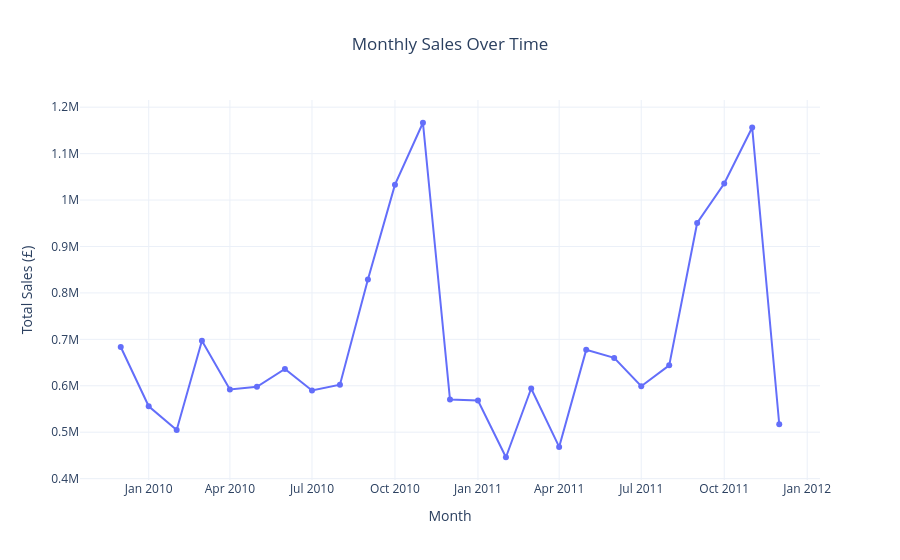

The code cell stored with this chart in its notebook:
### Markdown cell above
### What are the monthly sales trends?

### Code cell
# group by monthly sales
monthly_sales = retaildf_clean.groupby(retaildf_clean["InvoiceDate"].dt.to_period("M"))["TotalPrice"].sum().reset_index()
monthly_sales["InvoiceDate"] = monthly_sales["InvoiceDate"].dt.to_timestamp()
monthly_sales.columns = ["Date", "Revenue"]

# time series chart
fig = px.line(
    monthly_sales,
    x="Date",
    y="Revenue",
    title="Monthly Sales Over Time",
    markers=True,
    labels={"Date": "Month", "Revenue": "Total Sales (£)"},
)

fig.update_layout(
    template="plotly_white",
    title_x=0.5
)
fig.show()

### Figure 1 — Plotly figure (JSON) as saved in the notebook; plotly's stock layout.template omitted (floating-point values rounded to 4 significant figures)
{"data": [{"hovertemplate": "Month=%{x}<br>Total Sales (£)=%{y}<extra></extra>", "legendgroup": "", "line": {"color": "#636efa", "dash": "solid"}, "marker": {"symbol": "circle"}, "mode": "lines+markers", "name": "", "orientation": "v", "showlegend": false, "type": "scatter", "x": ["2009-12-01T00:00:00.000000000", "2010-01-01T00:00:00.000000000", "2010-02-01T00:00:00.000000000", "2010-03-01T00:00:00.000000000", "2010-04-01T00:00:00.000000000", "2010-05-01T00:00:00.000000000", "2010-06-01T00:00:00.000000000", "2010-07-01T00:00:00.000000000", "2010-08-01T00:00:00.000000000", "2010-09-01T00:00:00.000000000", "2010-10-01T00:00:00.000000000", "2010-11-01T00:00:00.000000000", "2010-12-01T00:00:00.000000000", "2011-01-01T00:00:00.000000000", "2011-02-01T00:00:00.000000000", "2011-03-01T00:00:00.000000000", "2011-04-01T00:00:00.000000000", "2011-05-01T00:00:00.000000000", "2011-06-01T00:00:00.000000000", "2011-07-01T00:00:00.000000000", "2011-08-01T00:00:00.000000000", "2011-09-01T00:00:00.000000000", "2011-10-01T00:00:00.000000000", "2011-11-01T00:00:00.000000000", "2011-12-01T00:00:00.000000000"], "xaxis": "x", "y": [683500.0, 555800.0, 504600.0, 697000.0, 592000.0, 597800.0, 636400.0, 589700.0, 602200.0, 829000.0, 1033000.0, 1166000.0, 570400.0, 568100.0, 446100.0, 594100.0, 468400.0, 677400.0, 660000.0, 599000.0, 644100.0, 950700.0, 1036000.0, 1156000.0, 517200.0], "yaxis": "y"}], "layout": {"legend": {"tracegroupgap": 0}, "title": {"text": "Monthly Sales Over Time", "x": 0.5}, "xaxis": {"anchor": "y", "domain": [0, 1], "title": {"text": "Month"}}, "yaxis": {"anchor": "x", "domain": [0, 1], "title": {"text": "Total Sales (£)"}}}}
